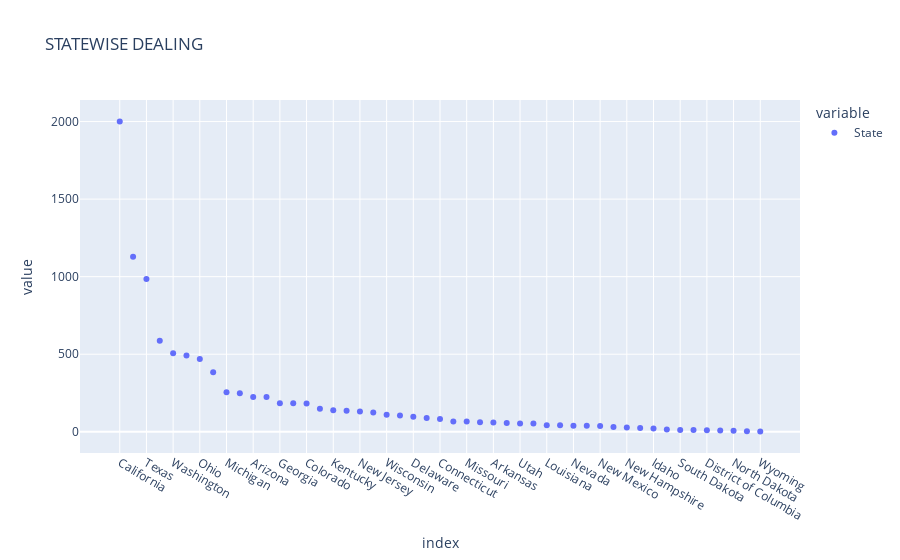

The cell this chart's notebook holds for it:
### Code cell
px.scatter(data1, title='STATEWISE DEALING')

### Figure 1 — Plotly figure (JSON) as saved in the notebook; plotly's stock layout.template omitted (floating-point values rounded to 4 significant figures)
{"data": [{"hovertemplate": "variable=State<br>index=%{x}<br>value=%{y}<extra></extra>", "legendgroup": "State", "marker": {"color": "#636efa", "symbol": "circle"}, "mode": "markers", "name": "State", "orientation": "v", "showlegend": true, "type": "scatter", "x": ["California", "New York", "Texas", "Pennsylvania", "Washington", "Illinois", "Ohio", "Florida", "Michigan", "North Carolina", "Arizona", "Virginia", "Georgia", "Tennessee", "Colorado", "Indiana", "Kentucky", "Massachusetts", "New Jersey", "Oregon", "Wisconsin", "Maryland", "Delaware", "Minnesota", "Connecticut", "Oklahoma", "Missouri", "Alabama", "Arkansas", "Rhode Island", "Utah", "Mississippi", "Louisiana", "South Carolina", "Nevada", "Nebraska", "New Mexico", "Iowa", "New Hampshire", "Kansas", "Idaho", "Montana", "South Dakota", "Vermont", "District of Columbia", "Maine", "North Dakota", "West Virginia", "Wyoming"], "xaxis": "x", "y": [2001, 1128, 985, 587, 506, 492, 469, 383, 255, 249, 224, 224, 184, 183, 182, 149, 139, 135, 130, 124, 110, 105, 96, 89, 82, 66, 66, 61, 60, 56, 53, 53, 42, 42, 39, 38, 37, 30, 27, 24, 21, 15, 12, 11, 10, 8, 7, 4, 1], "yaxis": "y"}], "layout": {"legend": {"title": {"text": "variable"}, "tracegroupgap": 0}, "title": {"text": "STATEWISE DEALING"}, "xaxis": {"anchor": "y", "domain": [0, 1], "title": {"text": "index"}}, "yaxis": {"anchor": "x", "domain": [0, 1], "title": {"text": "value"}}}}
